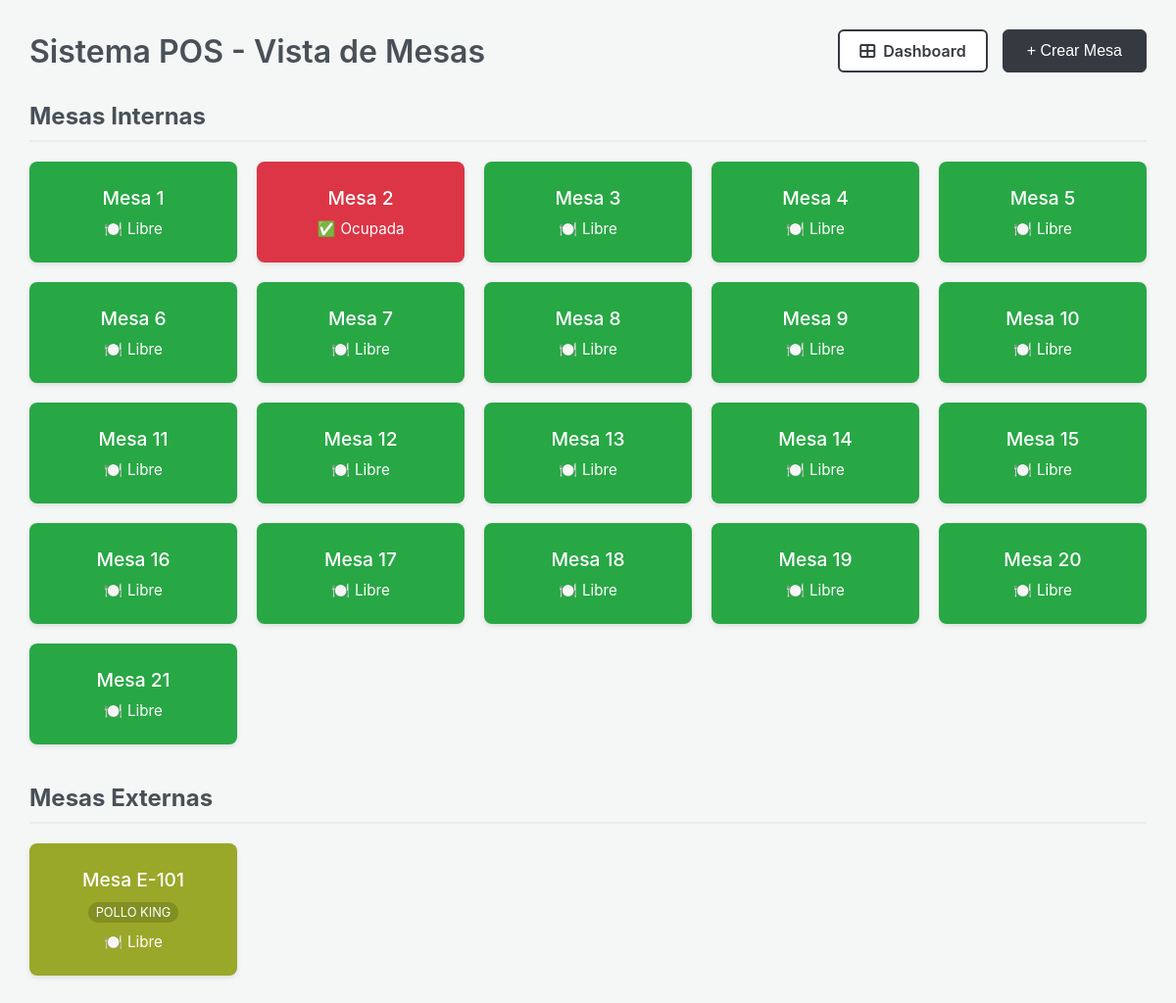
The app's page / (signed in), older data.
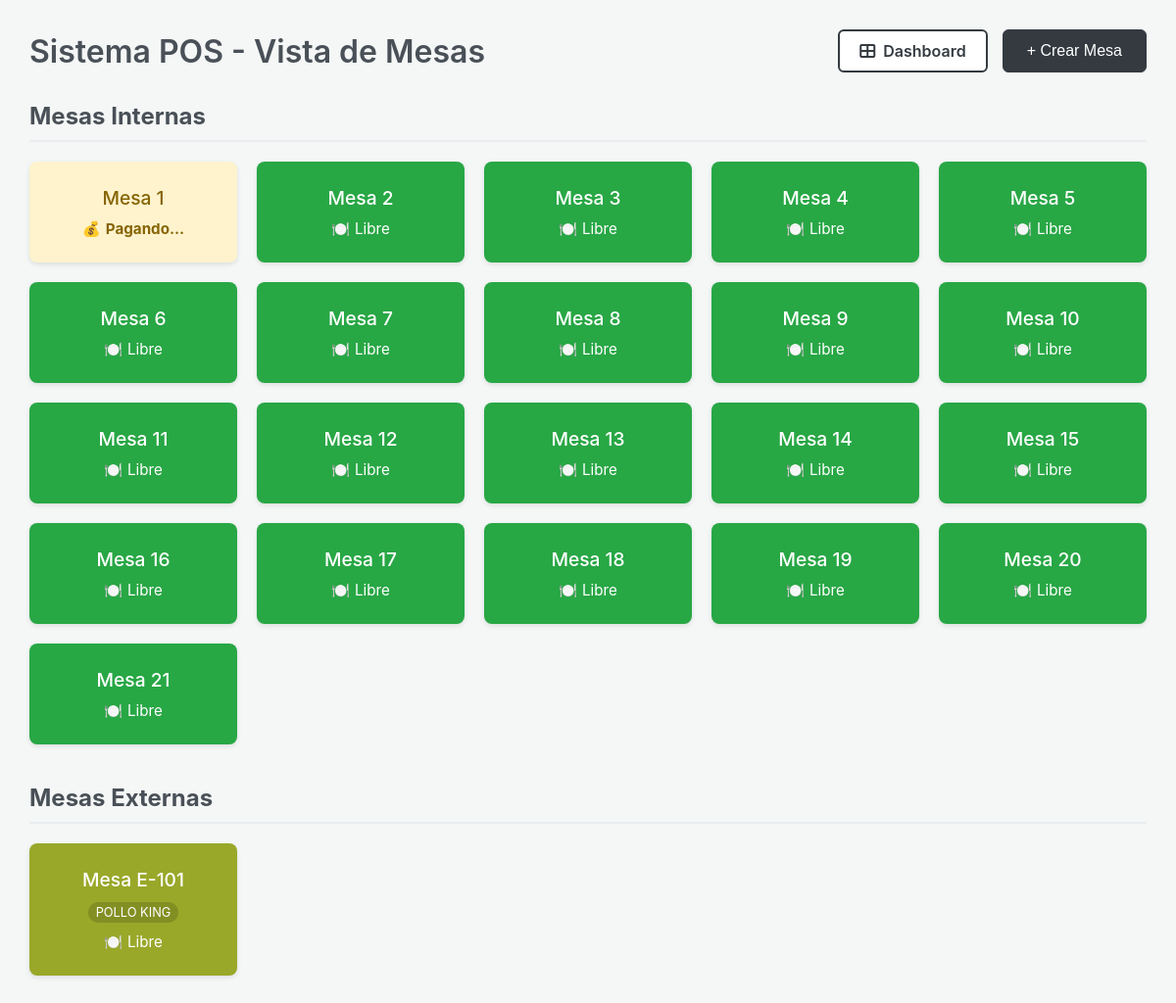
The same page, newer data.
### tables/models.py (models this page shows, shortened)
class Table(models.Model):
    number = models.CharField(max_length=10, unique=True, verbose_name="Número de Mesa")
    name = models.CharField(max_length=50, blank=True, null=True, verbose_name="Área / Nombre")
    color = models.CharField(max_length=7, default="#0d6efd", verbose_name="Color")
    is_occupied = models.BooleanField(default=False, verbose_name="¿Ocupada?")
    is_external = models.BooleanField(default=False, verbose_name="¿Es Externa?")
    mesero = models.ForeignKey(User, on_delete=models.SET_NULL, null=True, blank=True, related_name='mesas_asignadas')
    solicitud_pago = models.BooleanField(default=False, verbose_name="¿Pidió Cuenta?")
    class Meta:
        ordering = ['number']

### tables/views.py (the view)
# urls.py: path('', views.index, name='index'),
def index(request):
    obtener_tasa_bcv()
    internal_tables = Table.objects.filter(is_external=False).order_by(Cast('number', output_field=IntegerField()))
    external_tables = Table.objects.filter(is_external=True).order_by(Cast('number', output_field=IntegerField()))
    internal_numbers = [int(n) for n in internal_tables.values_list('number', flat=True) if n.isdigit()]
    next_internal_number = max(internal_numbers) + 1 if internal_numbers else 1
    if next_internal_number > 100: next_internal_number = None # No se pueden crear más
    external_numbers_db = [int(n) for n in external_tables.values_list('number', flat=True) if n.isdigit()]
    next_external_number = max(external_numbers_db) + 1 if external_numbers_db else 101
    if next_external_number < 101: next_external_number = 101 # Asegura que empiece en 101
    if next_external_number > 200: next_external_number = None # No se pueden crear más
    return render(request, 'tables/index.html', {
        'internal_tables': internal_tables,
        'external_tables': external_tables,
        'next_internal_number': next_internal_number,
        'next_external_number': next_external_number
    })

### core/context_processors.py (called while the page is built)
def configuracion_global(request):
    return {
        'config': Configuracion.get_solo()
    }

### core/models.py (called while the page is built)
    @classmethod
    def get_solo(cls):
        obj, created = cls.objects.get_or_create(id=1)
        return obj

### tables/templates/tables/index.html (shortened to what this page needs)
{% load static %}
<!DOCTYPE html>
<html lang="es">
<head>
    <link rel="stylesheet" href="https://cdnjs.cloudflare.com/ajax/libs/font-awesome/6.4.0/css/all.min.css">
    <link rel="stylesheet" href="{% static 'css/style.css' %}">
</head>
<body>
    <div class="app-container animate-fade-in" id="pos-wrapper">
        <header class="app-header">
            <h1>Sistema POS - Vista de Mesas</h1>
            <div class="header-actions">
                <a href="{% url 'panel_control' %}" class="btn-secondary">
                    <i class="fas fa-th-large"></i> Dashboard
                </a>
                <button onclick="openCreateModal()" class="add-btn">
                    + Crear Mesa
                </button>
            </div>
        </header>
        <div class="table-section">
            <h2 class="section-title">Mesas Internas</h2>
            <main class="tables-grid">
                {% for table in internal_tables %}
                    <a href="{% url 'table_order' table.id %}" class="table-link-wrapper">
                        <div class="table-card"
                            style="--table-bg-color: {% if table.solicitud_pago %}#fff3cd{% elif table.is_occupied %}var(--danger-color){% else %}{{ table.color }}{% endif %};
                                   --table-text-color: {% if table.solicitud_pago %}#856404{% else %}white{% endif %};">
                            <div class="table-content">
                                <h3 style="color: var(--table-text-color);">Mesa {{ table.number }}</h3>
                                <div class="status-indicator" style="color: var(--table-text-color);">
                                    {% if table.solicitud_pago %} <span class="icon">💰</span> <b>Pagando...</b>
                                    {% elif table.is_occupied %} <span class="icon">✅</span> Ocupada
                                    {% else %} <span class="icon">🍽️</span> Libre
                                    {% endif %}
                                </div>
                            </div>
                        </div>
                    </a>
                {% empty %}
                    <p class="empty-message">No hay mesas internas creadas.</p>
                {% endfor %}
            </main>
        </div>
        <div class="table-section">
            <h2 class="section-title">Mesas Externas</h2>
            <main class="tables-grid">
                {% for table in external_tables %}
                    <a href="{% url 'table_order' table.id %}" class="table-link-wrapper">
                        <div class="table-card"
                            style="--table-bg-color: {% if table.solicitud_pago %}#fff3cd{% elif table.is_occupied %}var(--danger-color){% else %}{{ table.color }}{% endif %};
                                   --table-text-color: {% if table.solicitud_pago %}#856404{% else %}white{% endif %};">
                            <div class="table-content">
                                <h3 style="color: var(--table-text-color);">Mesa E-{{ table.number }}</h3>
                                {% if table.name %}
                                    <div class="table-area-badge">{{ table.name }}</div>
                                {% endif %}
                                <div class="status-indicator" style="color: var(--table-text-color);">
                                    {% if table.solicitud_pago %} <span class="icon">💰</span> <b>Pagando...</b>
                                    {% elif table.is_occupied %} <span class="icon">✅</span> Ocupada
                                    {% else %} <span class="icon">🍽️</span> Libre
                                    {% endif %}
                                </div>
                            </div>
                        </div>
                    </a>
                {% empty %}
                    <p class="empty-message">No hay mesas externas creadas.</p>
                {% endfor %}
            </main>
        </div>
    </div>
</body>
</body>
</html>

Row changes from the older to the newer data that the page shows:
changed Table (number 1 of 22 on the later page): solicitud_pago "🍽️ Libre" → "💰 Pagando..."
changed Table (number 2 of 22 on the later page): is_occupied "✅ Ocupada" → "🍽️ Libre"
